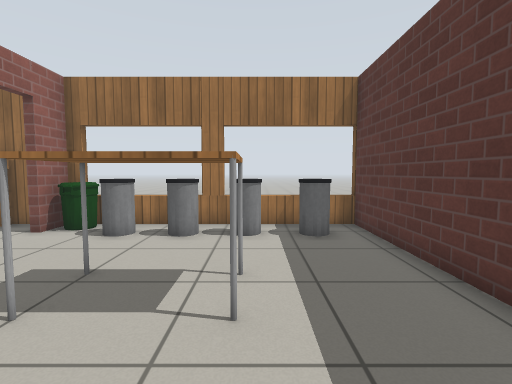
[1] (above)

24 first-person views from a walk through a robot-simulator world made for Gazebo. The camera is 0.9 m above the floor, tilts 4° down and sees 85° across. The floor is counted in squares, 0.5 m on a side. Each view is taken from the middle of a square. On the plan, view 1 faces up. The plan holds only what a view shows up to about 15 squares ahead; the rest is blank. Gazebo's built-in surfaces are drawn with simple patterns. Some stock models are drawn as simple stand-ins.

[2]
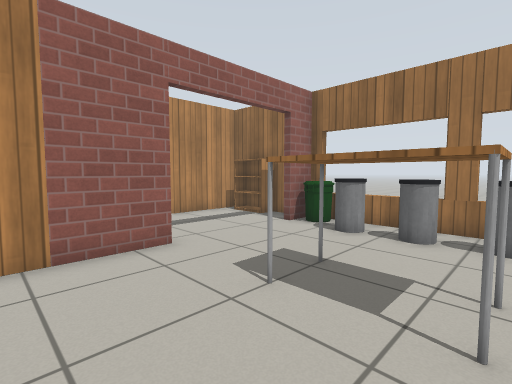

[3]
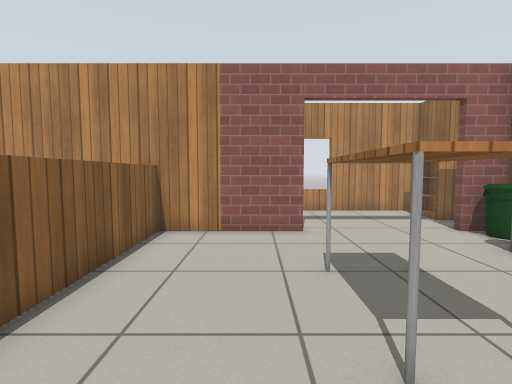

[4]
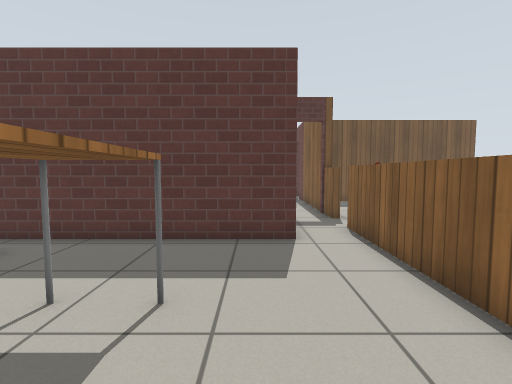

[5]
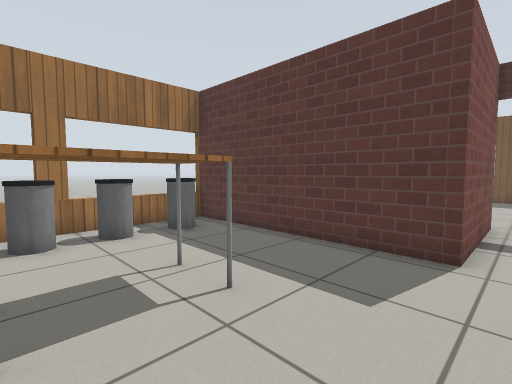

[6]
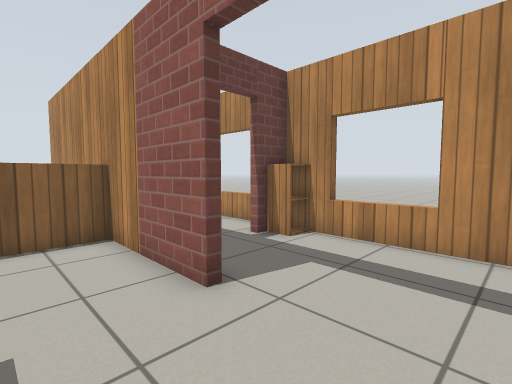

[7]
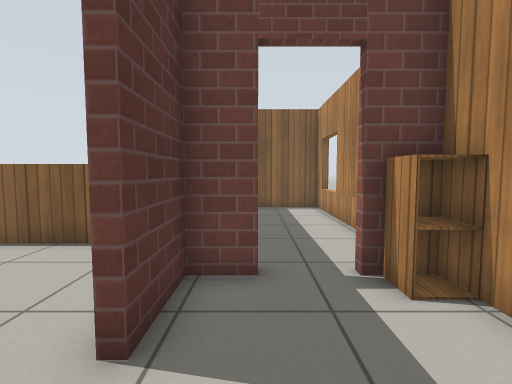

[8]
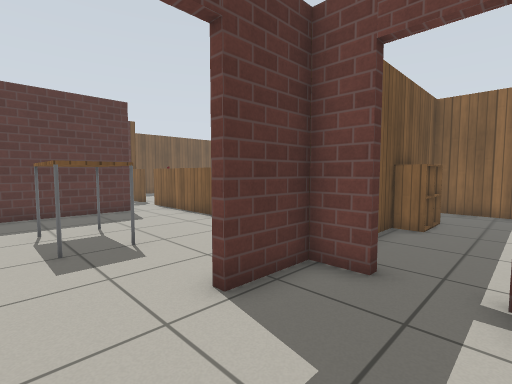

[9]
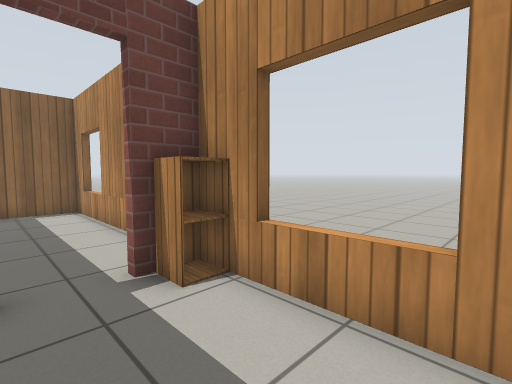

[10]
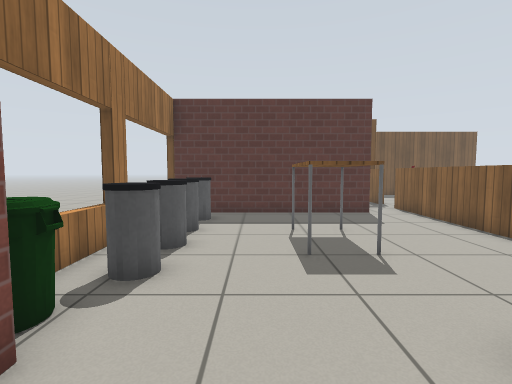

[11]
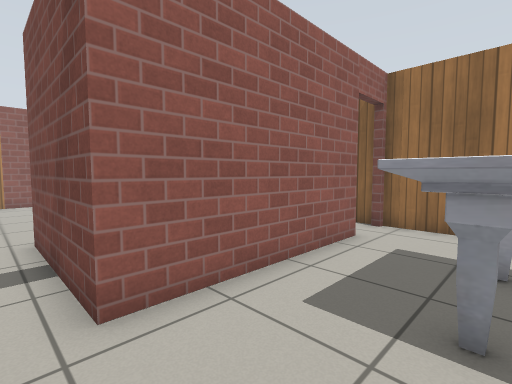

[12]
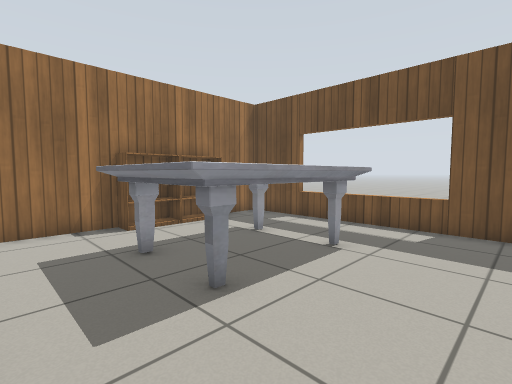

[13]
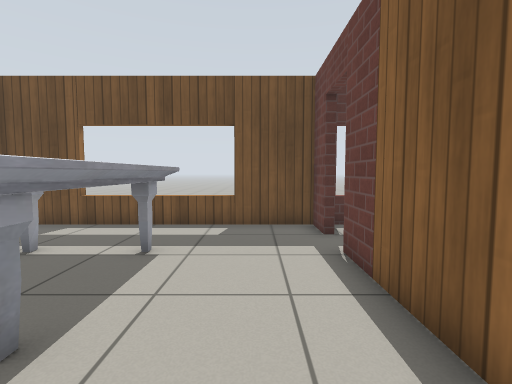

[14]
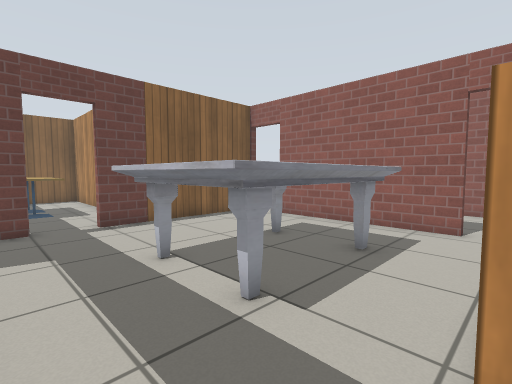

[15]
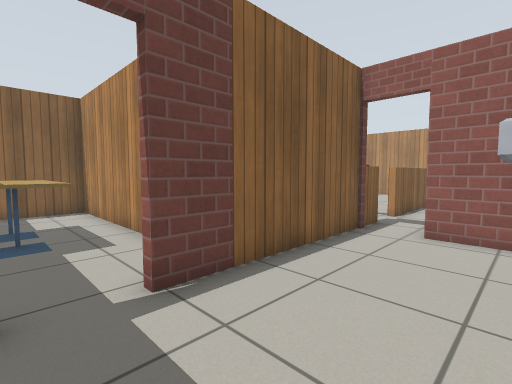

[16]
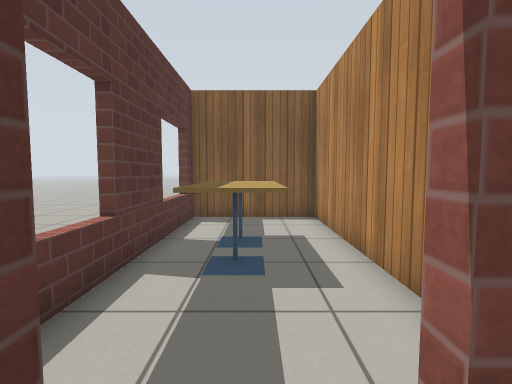

[17]
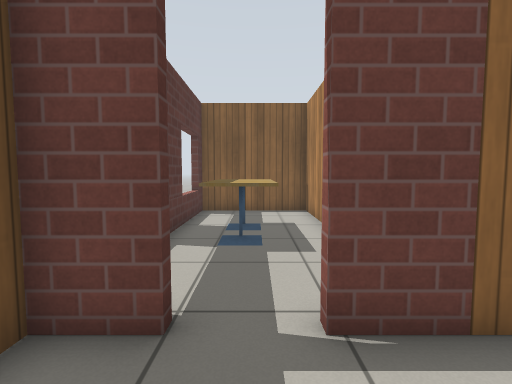

[18]
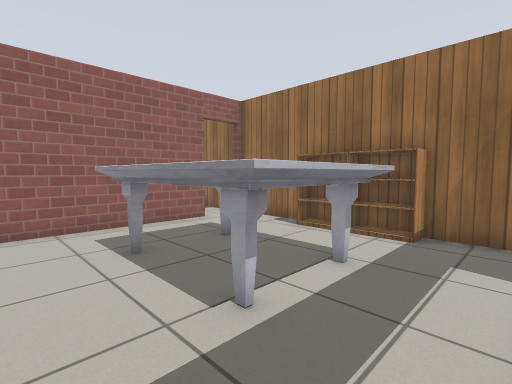

[19]
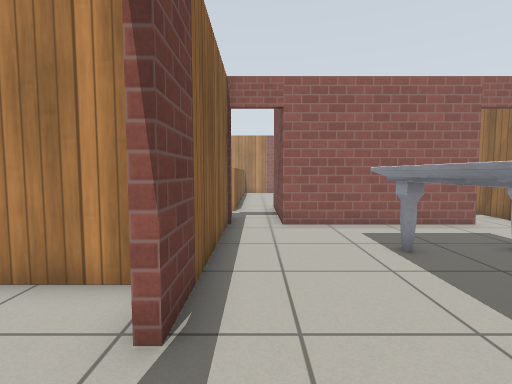

[20]
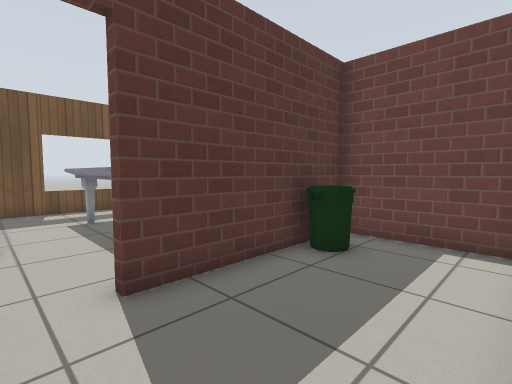

[21]
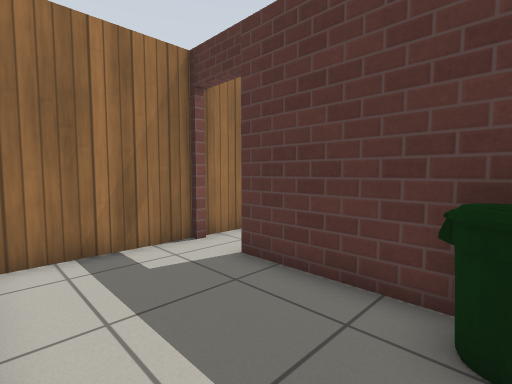

[22]
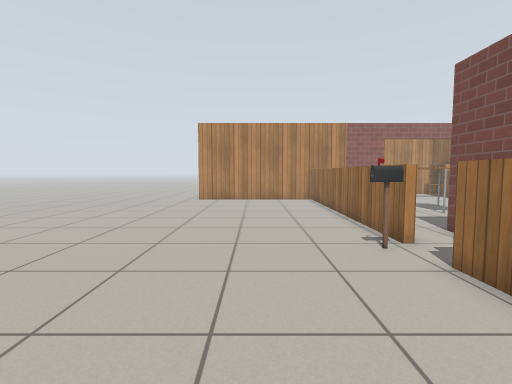

[23]
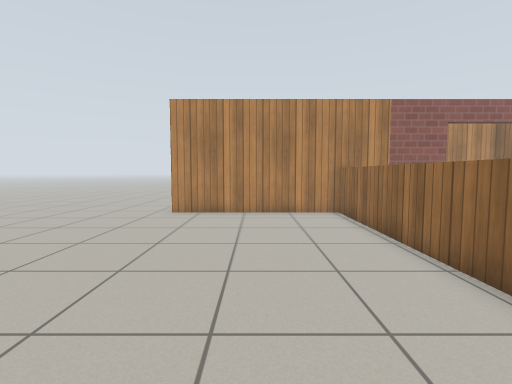

[24]
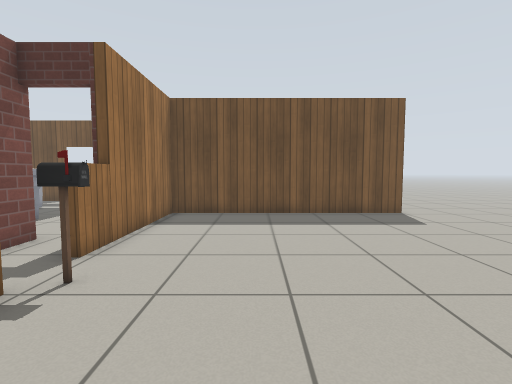

### Floor plan
Points are (right, up) in squares from view 1. A wall is a line through its corners. A room is listed if a view was taken in it or the views show most of it. See-through windows are left out.
Room 1 (views 1, 2, 3, 4, 5, 6)
walls: (-6.5, 3.4) (-6.5, -1.1); (3.5, 9.6) (-6.5, 9.6) (-6.5, 8.3); (8.4, 0.9) (3.4, 0.9) (3.4, 10)
low walls: (-6.5, -1) (5, -1) (5, -1.3); (6.8, -1.3) (6.8, -1)
ways out: open door at (-7, 6) to room 2; open door at (8, 0.5) to room 3; opening at (6, -1) to room 5
objects: bin (-6, 9) to (-5, 9); bin (-4, 8); table (-3, 4) to (0, 5); bin (-2, 8); bin (-1, 8) to (0, 8); bin (2, 8)
Room 2 (views 7, 8, 9, 10)
walls: (-8.1, 1.2) (-6.8, 1.2) (-6.8, 3.4); (-7.8, 9.6) (-11.2, 9.6) (-11.2, 1.2) (-9.7, 1.2)
ways out: open door at (-7, 6) to room 1; open door at (-8.5, 1) to room 7
objects: cabinet (-11, 2) to (-10, 2); bookshelf (-10, 9) to (-9, 9)
Room 3 (views 11, 12, 13, 14, 15, 16, 17, 18, 19)
walls: (8.4, 7.6) (8.4, 0.9); (17, -1) (18.5, -1) (18.5, 9.6) (8.4, 9.6); (6.8, -1) (15.2, -1)
ways out: open door at (8, 0.5) to room 1; open door at (8, 8.5) to room 4; open door at (16.5, -1) to room 6
objects: marble table (11, 3) to (16, 6); bookshelf (12, 9) to (13, 9); bookshelf (14, 9) to (16, 9)
Room 4 (views 20, 21)
walls: (3.7, 7.6) (3.7, 6.9); (8.2, 9.6) (4.1, 9.6); (4.3, 1.2) (8.1, 1.2) (8.1, 7.6)
ways out: open door at (8, 8.5) to room 3
objects: bin (7, 3)
Room 5 (views 22, 23, 24)
walls: (-6.5, -5.4) (-6.5, -8.9); (-6.5, -1.1) (-6.5, -3.6); (13.3, -11.5) (13.3, -1.3) (6.8, -1.3)
low walls: (5, -1.3) (-6.5, -1.3)
ways out: opening at (6, -1) to room 1
objects: postbox (5, -2)
Room 6 (no view inside)
walls: (13.6, -2) (13.6, -11.2) (18.5, -11.2) (18.5, -1.6)
ways out: open door at (16.5, -1) to room 3
objects: cafe table (16, -8) to (17, -7); cafe table (16, -6) to (17, -5)
Room 7 (no view inside)
walls: (-6.8, -3.5) (-6.8, -2.2); (-11.2, -0.4) (-11.2, -8.5) (-6.8, -8.5) (-6.8, -5.4)
ways out: open door at (-8.5, 1) to room 2
objects: cabinet (-7, -5); cabinet (-7, -4)

Where each view was taken, in squares from view 1:
view 1: 0 up, 0 right, facing up
view 2: 0 up, 0 right, facing up-left
view 3: 2 up, 2 right, facing left
view 4: 2 up, 4 left, facing right
view 5: 0 up, 3 left, facing up-right
view 6: 7 up, 4 left, facing down-left
view 7: 6 up, 8 left, facing down
view 8: 6 up, 10 left, facing down-right
view 9: 6 up, 8 left, facing down-left
view 10: 6 up, 9 left, facing right
view 11: 0 up, 12 right, facing up-left
view 12: 0 up, 9 right, facing up-right
view 13: 1 up, 9 right, facing right
view 14: 9 up, 18 right, facing down-left
view 15: 3 up, 17 right, facing down-left
view 16: 0 up, 16 right, facing down
view 17: 2 up, 16 right, facing down
view 18: 1 up, 18 right, facing up-left
view 19: 0 up, 18 right, facing left
view 20: 9 up, 4 right, facing down-right
view 21: 3 up, 4 right, facing up-right
view 22: 5 down, 12 right, facing left
view 23: 5 down, 6 right, facing left
view 24: 5 down, 1 right, facing right
